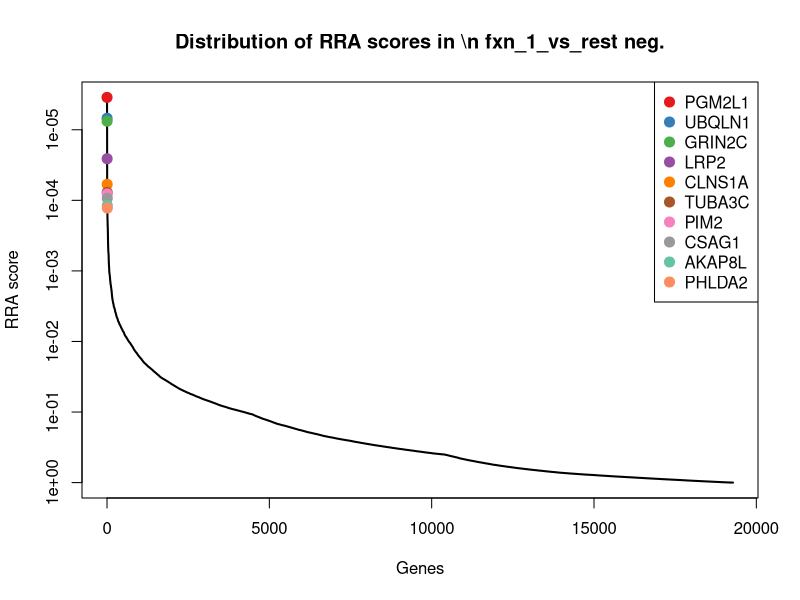
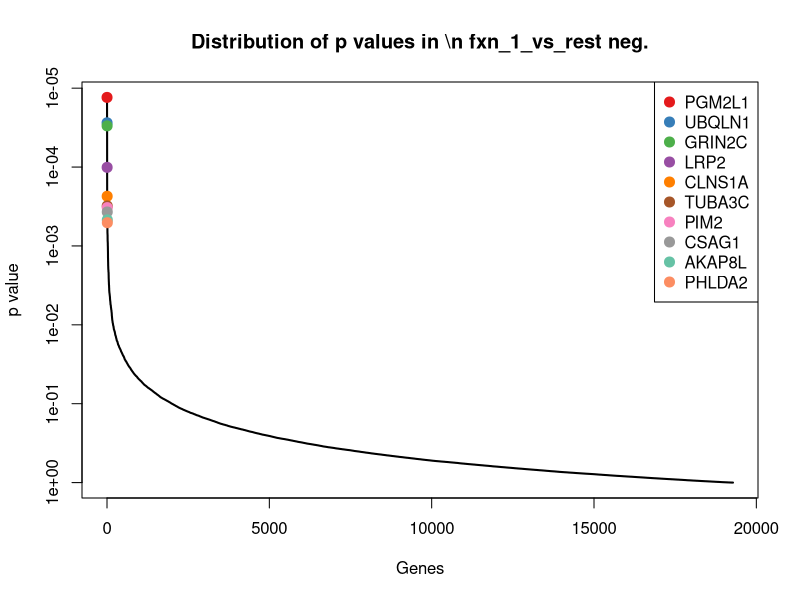
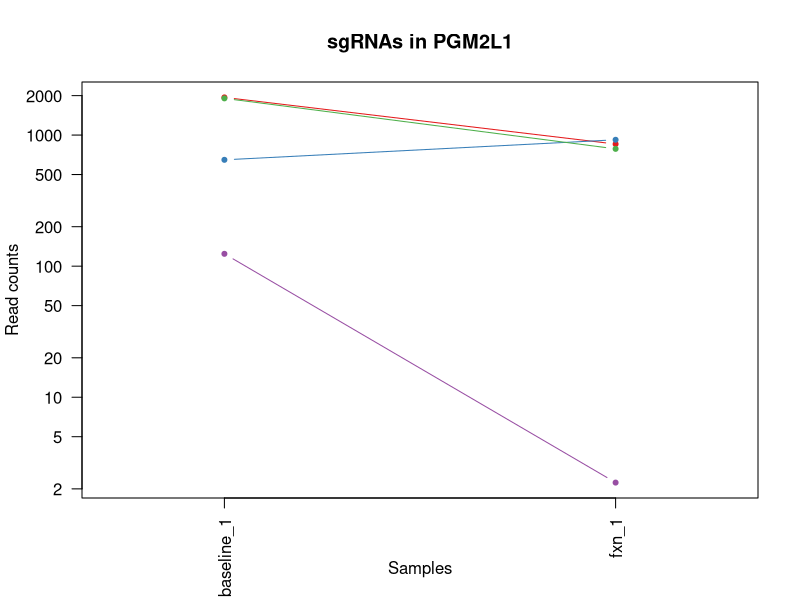
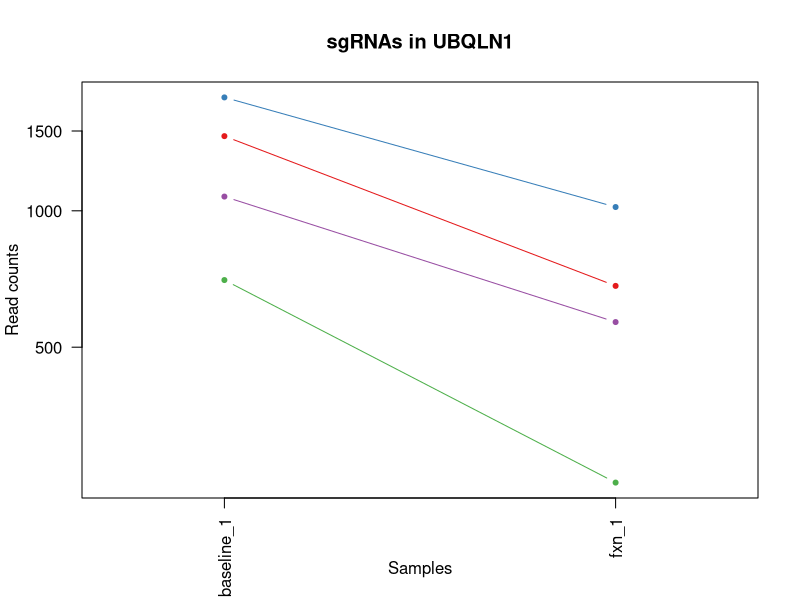
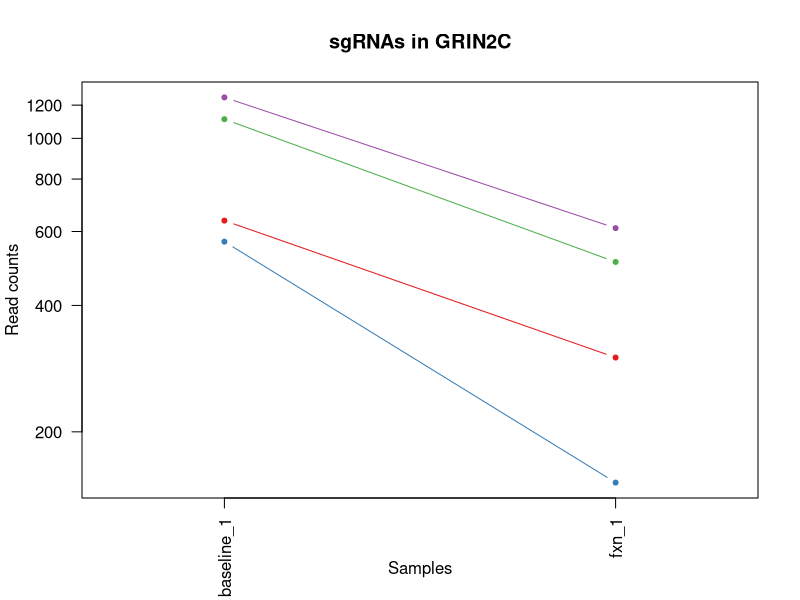
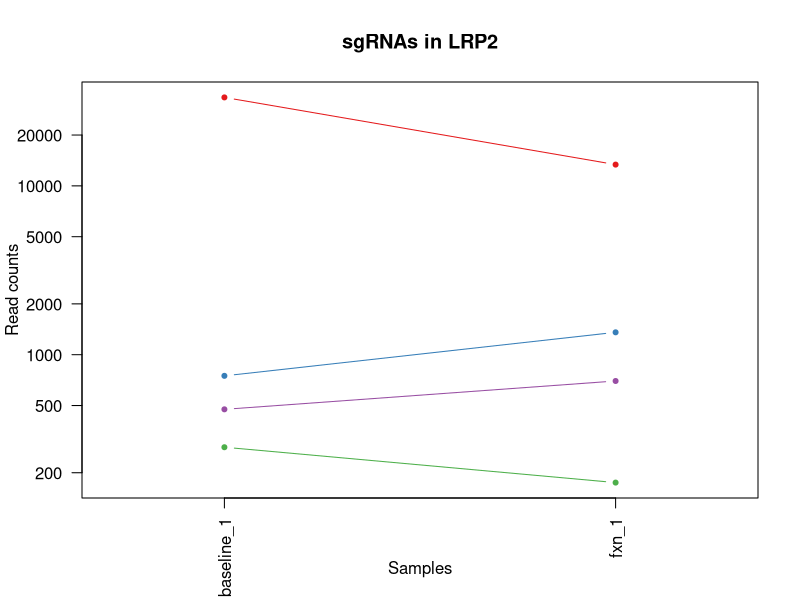
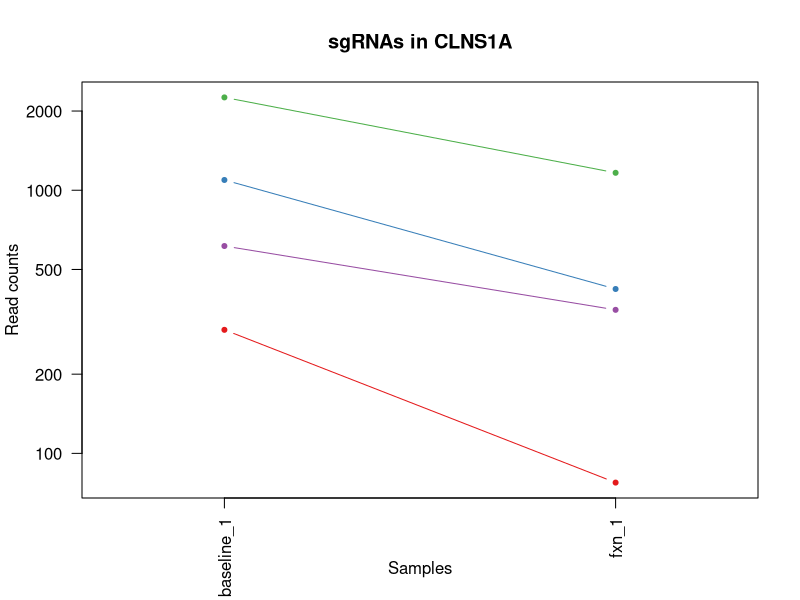
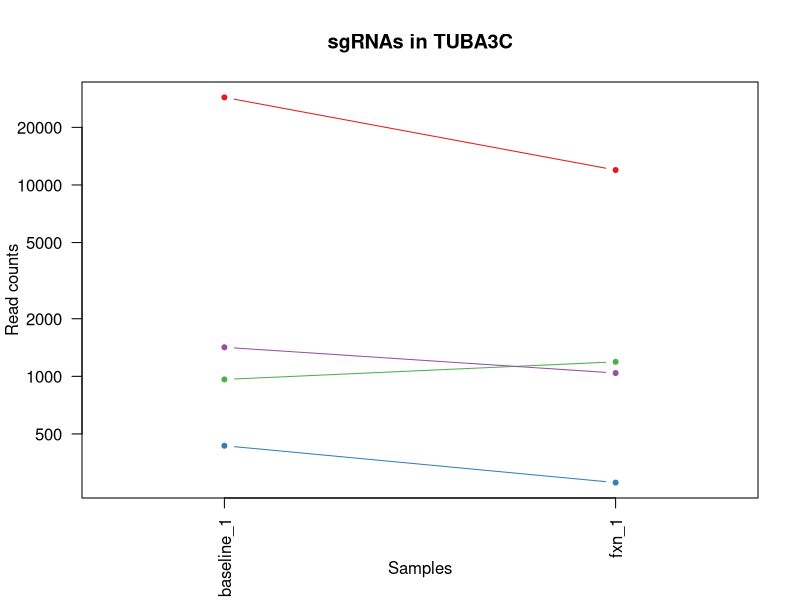

R code for these plots, in order: (Note: this script raises an error after producing the figures.)
pdf(file='defaultTest_defaultNormCount_screen1.pdf',width=4.5,height=4.5);
gstable=read.table('defaultTest_defaultNormCount_screen1.gene_summary.txt',header=T)
# 
#
# parameters
# Do not modify the variables beginning with "__"

# gstablename='__GENE_SUMMARY_FILE__'
startindex=3
# outputfile='__OUTPUT_FILE__'
targetgenelist=c("PGM2L1","UBQLN1","GRIN2C","LRP2","CLNS1A","TUBA3C","PIM2","CSAG1","AKAP8L","PHLDA2")
# samplelabel=sub('.\\w+.\\w+$','',colnames(gstable)[startindex]);
samplelabel='fxn_1_vs_rest neg.'


# You need to write some codes in front of this code:
# gstable=read.table(gstablename,header=T)
# pdf(file=outputfile,width=6,height=6)


# set up color using RColorBrewer
#library(RColorBrewer)
#colors <- brewer.pal(length(targetgenelist), "Set1")

colors=c( "#E41A1C", "#377EB8", "#4DAF4A", "#984EA3", "#FF7F00",  "#A65628", "#F781BF",
          "#999999", "#66C2A5", "#FC8D62", "#8DA0CB", "#E78AC3", "#A6D854", "#FFD92F", "#E5C494", "#B3B3B3", 
          "#8DD3C7", "#FFFFB3", "#BEBADA", "#FB8072", "#80B1D3", "#FDB462", "#B3DE69", "#FCCDE5",
          "#D9D9D9", "#BC80BD", "#CCEBC5", "#FFED6F")

######
# function definition

plotrankedvalues<-function(val, tglist, ...){
  
  plot(val,log='y',ylim=c(max(val),min(val)),type='l',lwd=2, ...)
  if(length(tglist)>0){
    for(i in 1:length(tglist)){
      targetgene=tglist[i];
      tx=which(names(val)==targetgene);ty=val[targetgene];
      points(tx,ty,col=colors[(i %% length(colors)) ],cex=2,pch=20)
      # text(tx+50,ty,targetgene,col=colors[i])
    }
    legend('topright',tglist,pch=20,pt.cex = 2,cex=1,col=colors)
  }
}



plotrandvalues<-function(val,targetgenelist, ...){
  # choose the one with the best distance distribution
  
  mindiffvalue=0;
  randval=val;
  for(i in 1:20){
    randval0=sample(val)
    vindex=sort(which(names(randval0) %in% targetgenelist))
    if(max(vindex)>0.9*length(val)){
      # print('pass...')
      next;
    }
    mindiffind=min(diff(vindex));
    if (mindiffind > mindiffvalue){
      mindiffvalue=mindiffind;
      randval=randval0;
      # print(paste('Diff: ',mindiffvalue))
    }
  }
  plot(randval,log='y',ylim=c(max(randval),min(randval)),pch=20,col='grey', ...)
  
  if(length(targetgenelist)>0){
    for(i in 1:length(targetgenelist)){
      targetgene=targetgenelist[i];
      tx=which(names(randval)==targetgene);ty=randval[targetgene];
      points(tx,ty,col=colors[(i %% length(colors)) ],cex=2,pch=20)
      text(tx+50,ty,targetgene,col=colors[i])
    }
  }
  
}




# set.seed(1235)



pvec=gstable[,startindex]
names(pvec)=gstable[,'id']
pvec=sort(pvec);

plotrankedvalues(pvec,targetgenelist,xlab='Genes',ylab='RRA score',main=paste('Distribution of RRA scores in \\n',samplelabel))

# plotrandvalues(pvec,targetgenelist,xlab='Genes',ylab='RRA score',main=paste('Distribution of RRA scores in \\n',samplelabel))


pvec=gstable[,startindex+1]
names(pvec)=gstable[,'id']
pvec=sort(pvec);

plotrankedvalues(pvec,targetgenelist,xlab='Genes',ylab='p value',main=paste('Distribution of p values in \\n',samplelabel))

# plotrandvalues(pvec,targetgenelist,xlab='Genes',ylab='p value',main=paste('Distribution of p values in \\n',samplelabel))



# you need to write after this code:
# dev.off()






# parameters
# Do not modify the variables beginning with "__"
targetmat=list(c(1937.3305213637004,853.1074162839185),c(646.478771802887,919.6793822945133),c(1904.690713666812,784.069821902561),c(123.18895163019181,1.2328141853813852))
targetgene="PGM2L1"
collabel=c("baseline_1","fxn_1")

# set up color using RColorBrewer
#library(RColorBrewer)
#colors <- brewer.pal(length(targetgenelist), "Set1")

colors=c( "#E41A1C", "#377EB8", "#4DAF4A", "#984EA3", "#FF7F00",  "#A65628", "#F781BF",
          "#999999", "#66C2A5", "#FC8D62", "#8DA0CB", "#E78AC3", "#A6D854", "#FFD92F", "#E5C494", "#B3B3B3", 
          "#8DD3C7", "#FFFFB3", "#BEBADA", "#FB8072", "#80B1D3", "#FDB462", "#B3DE69", "#FCCDE5",
          "#D9D9D9", "#BC80BD", "#CCEBC5", "#FFED6F")


## code

targetmatvec=unlist(targetmat)+1
yrange=range(targetmatvec[targetmatvec>0]);
# yrange[1]=1; # set the minimum value to 1
for(i in 1:length(targetmat)){
  vali=targetmat[[i]]+1;
  if(i==1){
    plot(1:length(vali),vali,type='b',las=1,pch=20,main=paste('sgRNAs in',targetgene),ylab='Read counts',xlab='Samples',xlim=c(0.7,length(vali)+0.3),ylim = yrange,col=colors[(i %% length(colors))],xaxt='n',log='y')
    axis(1,at=1:length(vali),labels=(collabel),las=2)
    # lines(0:100,rep(1,101),col='black');
  }else{
    lines(1:length(vali),vali,type='b',pch=20,col=colors[(i %% length(colors))])
  }
}




# parameters
# Do not modify the variables beginning with "__"
targetmat=list(c(1460.3681701801372,681.746244515906),c(1778.3430709691793,1018.3045171250242),c(702.2823139943414,250.2612796324212),c(1073.9549629298774,567.0945252754371))
targetgene="UBQLN1"
collabel=c("baseline_1","fxn_1")

# set up color using RColorBrewer
#library(RColorBrewer)
#colors <- brewer.pal(length(targetgenelist), "Set1")

colors=c( "#E41A1C", "#377EB8", "#4DAF4A", "#984EA3", "#FF7F00",  "#A65628", "#F781BF",
          "#999999", "#66C2A5", "#FC8D62", "#8DA0CB", "#E78AC3", "#A6D854", "#FFD92F", "#E5C494", "#B3B3B3", 
          "#8DD3C7", "#FFFFB3", "#BEBADA", "#FB8072", "#80B1D3", "#FDB462", "#B3DE69", "#FCCDE5",
          "#D9D9D9", "#BC80BD", "#CCEBC5", "#FFED6F")


## code

targetmatvec=unlist(targetmat)+1
yrange=range(targetmatvec[targetmatvec>0]);
# yrange[1]=1; # set the minimum value to 1
for(i in 1:length(targetmat)){
  vali=targetmat[[i]]+1;
  if(i==1){
    plot(1:length(vali),vali,type='b',las=1,pch=20,main=paste('sgRNAs in',targetgene),ylab='Read counts',xlab='Samples',xlim=c(0.7,length(vali)+0.3),ylim = yrange,col=colors[(i %% length(colors))],xaxt='n',log='y')
    axis(1,at=1:length(vali),labels=(collabel),las=2)
    # lines(0:100,rep(1,101),col='black');
  }else{
    lines(1:length(vali),vali,type='b',pch=20,col=colors[(i %% length(colors))])
  }
}




# parameters
# Do not modify the variables beginning with "__"
targetmat=list(c(635.9498015780842,299.5738470476766),c(566.4585980943863,150.403330616529),c(1109.7534616942066,506.6866301917493),c(1250.841662706563,610.2430217637857))
targetgene="GRIN2C"
collabel=c("baseline_1","fxn_1")

# set up color using RColorBrewer
#library(RColorBrewer)
#colors <- brewer.pal(length(targetgenelist), "Set1")

colors=c( "#E41A1C", "#377EB8", "#4DAF4A", "#984EA3", "#FF7F00",  "#A65628", "#F781BF",
          "#999999", "#66C2A5", "#FC8D62", "#8DA0CB", "#E78AC3", "#A6D854", "#FFD92F", "#E5C494", "#B3B3B3", 
          "#8DD3C7", "#FFFFB3", "#BEBADA", "#FB8072", "#80B1D3", "#FDB462", "#B3DE69", "#FCCDE5",
          "#D9D9D9", "#BC80BD", "#CCEBC5", "#FFED6F")


## code

targetmatvec=unlist(targetmat)+1
yrange=range(targetmatvec[targetmatvec>0]);
# yrange[1]=1; # set the minimum value to 1
for(i in 1:length(targetmat)){
  vali=targetmat[[i]]+1;
  if(i==1){
    plot(1:length(vali),vali,type='b',las=1,pch=20,main=paste('sgRNAs in',targetgene),ylab='Read counts',xlab='Samples',xlim=c(0.7,length(vali)+0.3),ylim = yrange,col=colors[(i %% length(colors))],xaxt='n',log='y')
    axis(1,at=1:length(vali),labels=(collabel),las=2)
    # lines(0:100,rep(1,101),col='black');
  }else{
    lines(1:length(vali),vali,type='b',pch=20,col=colors[(i %% length(colors))])
  }
}




# parameters
# Do not modify the variables beginning with "__"
targetmat=list(c(33408.42252329903,13362.472955348834),c(748.6097829834735,1356.0956039195237),c(282.1764020247129,173.82680013877533),c(473.80366011612233,697.772828925864))
targetgene="LRP2"
collabel=c("baseline_1","fxn_1")

# set up color using RColorBrewer
#library(RColorBrewer)
#colors <- brewer.pal(length(targetgenelist), "Set1")

colors=c( "#E41A1C", "#377EB8", "#4DAF4A", "#984EA3", "#FF7F00",  "#A65628", "#F781BF",
          "#999999", "#66C2A5", "#FC8D62", "#8DA0CB", "#E78AC3", "#A6D854", "#FFD92F", "#E5C494", "#B3B3B3", 
          "#8DD3C7", "#FFFFB3", "#BEBADA", "#FB8072", "#80B1D3", "#FDB462", "#B3DE69", "#FCCDE5",
          "#D9D9D9", "#BC80BD", "#CCEBC5", "#FFED6F")


## code

targetmatvec=unlist(targetmat)+1
yrange=range(targetmatvec[targetmatvec>0]);
# yrange[1]=1; # set the minimum value to 1
for(i in 1:length(targetmat)){
  vali=targetmat[[i]]+1;
  if(i==1){
    plot(1:length(vali),vali,type='b',las=1,pch=20,main=paste('sgRNAs in',targetgene),ylab='Read counts',xlab='Samples',xlim=c(0.7,length(vali)+0.3),ylim = yrange,col=colors[(i %% length(colors))],xaxt='n',log='y')
    axis(1,at=1:length(vali),labels=(collabel),las=2)
    # lines(0:100,rep(1,101),col='black');
  }else{
    lines(1:length(vali),vali,type='b',pch=20,col=colors[(i %% length(colors))])
  }
}




# parameters
# Do not modify the variables beginning with "__"
targetmat=list(c(293.75826927199586,76.43447949364588),c(1092.9071093345221,420.3896372150523),c(2252.146731085302,1163.7765910000276),c(612.7860670835182,350.1192286483134))
targetgene="CLNS1A"
collabel=c("baseline_1","fxn_1")

# set up color using RColorBrewer
#library(RColorBrewer)
#colors <- brewer.pal(length(targetgenelist), "Set1")

colors=c( "#E41A1C", "#377EB8", "#4DAF4A", "#984EA3", "#FF7F00",  "#A65628", "#F781BF",
          "#999999", "#66C2A5", "#FC8D62", "#8DA0CB", "#E78AC3", "#A6D854", "#FFD92F", "#E5C494", "#B3B3B3", 
          "#8DD3C7", "#FFFFB3", "#BEBADA", "#FB8072", "#80B1D3", "#FDB462", "#B3DE69", "#FCCDE5",
          "#D9D9D9", "#BC80BD", "#CCEBC5", "#FFED6F")


## code

targetmatvec=unlist(targetmat)+1
yrange=range(targetmatvec[targetmatvec>0]);
# yrange[1]=1; # set the minimum value to 1
for(i in 1:length(targetmat)){
  vali=targetmat[[i]]+1;
  if(i==1){
    plot(1:length(vali),vali,type='b',las=1,pch=20,main=paste('sgRNAs in',targetgene),ylab='Read counts',xlab='Samples',xlim=c(0.7,length(vali)+0.3),ylim = yrange,col=colors[(i %% length(colors))],xaxt='n',log='y')
    axis(1,at=1:length(vali),labels=(collabel),las=2)
    # lines(0:100,rep(1,101),col='black');
  }else{
    lines(1:length(vali),vali,type='b',pch=20,col=colors[(i %% length(colors))])
  }
}




# parameters
# Do not modify the variables beginning with "__"
targetmat=list(c(28677.756201295168,11966.927297497106),c(432.7406762393918,277.3831917108117),c(962.3478785469686,1189.6656888930368),c(1417.1993922584459,1039.2623582765077))
targetgene="TUBA3C"
collabel=c("baseline_1","fxn_1")

# set up color using RColorBrewer
#library(RColorBrewer)
#colors <- brewer.pal(length(targetgenelist), "Set1")

colors=c( "#E41A1C", "#377EB8", "#4DAF4A", "#984EA3", "#FF7F00",  "#A65628", "#F781BF",
          "#999999", "#66C2A5", "#FC8D62", "#8DA0CB", "#E78AC3", "#A6D854", "#FFD92F", "#E5C494", "#B3B3B3", 
          "#8DD3C7", "#FFFFB3", "#BEBADA", "#FB8072", "#80B1D3", "#FDB462", "#B3DE69", "#FCCDE5",
          "#D9D9D9", "#BC80BD", "#CCEBC5", "#FFED6F")


## code

targetmatvec=unlist(targetmat)+1
yrange=range(targetmatvec[targetmatvec>0]);
# yrange[1]=1; # set the minimum value to 1
for(i in 1:length(targetmat)){
  vali=targetmat[[i]]+1;
  if(i==1){
    plot(1:length(vali),vali,type='b',las=1,pch=20,main=paste('sgRNAs in',targetgene),ylab='Read counts',xlab='Samples',xlim=c(0.7,length(vali)+0.3),ylim = yrange,col=colors[(i %% length(colors))],xaxt='n',log='y')
    axis(1,at=1:length(vali),labels=(collabel),las=2)
    # lines(0:100,rep(1,101),col='black');
  }else{
    lines(1:length(vali),vali,type='b',pch=20,col=colors[(i %% length(colors))])
  }
}




# parameters
# Do not modify the variables beginning with "__"
targetmat=list(c(603.3099938811959,316.833245643016),c(1858.3632446776799,1216.787600971427),c(1508.8014332142297,792.6995212002306),c(527.5014082626163,279.84882008157444))
targetgene="PIM2"
collabel=c("baseline_1","fxn_1")

# set up color using RColorBrewer
#library(RColorBrewer)
#colors <- brewer.pal(length(targetgenelist), "Set1")

colors=c( "#E41A1C", "#377EB8", "#4DAF4A", "#984EA3", "#FF7F00",  "#A65628", "#F781BF",
          "#999999", "#66C2A5", "#FC8D62", "#8DA0CB", "#E78AC3", "#A6D854", "#FFD92F", "#E5C494", "#B3B3B3", 
          "#8DD3C7", "#FFFFB3", "#BEBADA", "#FB8072", "#80B1D3", "#FDB462", "#B3DE69", "#FCCDE5",
          "#D9D9D9", "#BC80BD", "#CCEBC5", "#FFED6F")


## code

targetmatvec=unlist(targetmat)+1
yrange=range(targetmatvec[targetmatvec>0]);
# yrange[1]=1; # set the minimum value to 1
for(i in 1:length(targetmat)){
  vali=targetmat[[i]]+1;
  if(i==1){
    plot(1:length(vali),vali,type='b',las=1,pch=20,main=paste('sgRNAs in',targetgene),ylab='Read counts',xlab='Samples',xlim=c(0.7,length(vali)+0.3),ylim = yrange,col=colors[(i %% length(colors))],xaxt='n',log='y')
    axis(1,at=1:length(vali),labels=(collabel),las=2)
    # lines(0:100,rep(1,101),col='black');
  }else{
    lines(1:length(vali),vali,type='b',pch=20,col=colors[(i %% length(colors))])
  }
}




# parameters
# Do not modify the variables beginning with "__"
targetmat=list(c(2172.126557376801,861.7371155815882),c(1002.357965401219,196.01745547564025),c(1049.738331412831,1443.6254110816021),c(677.0127854548149,715.0322275212034))
targetgene="CSAG1"
collabel=c("baseline_1","fxn_1")

# set up color using RColorBrewer
#library(RColorBrewer)
#colors <- brewer.pal(length(targetgenelist), "Set1")

colors=c( "#E41A1C", "#377EB8", "#4DAF4A", "#984EA3", "#FF7F00",  "#A65628", "#F781BF",
          "#999999", "#66C2A5", "#FC8D62", "#8DA0CB", "#E78AC3", "#A6D854", "#FFD92F", "#E5C494", "#B3B3B3", 
          "#8DD3C7", "#FFFFB3", "#BEBADA", "#FB8072", "#80B1D3", "#FDB462", "#B3DE69", "#FCCDE5",
          "#D9D9D9", "#BC80BD", "#CCEBC5", "#FFED6F")


## code

targetmatvec=unlist(targetmat)+1
yrange=range(targetmatvec[targetmatvec>0]);
# yrange[1]=1; # set the minimum value to 1
for(i in 1:length(targetmat)){
  vali=targetmat[[i]]+1;
  if(i==1){
    plot(1:length(vali),vali,type='b',las=1,pch=20,main=paste('sgRNAs in',targetgene),ylab='Read counts',xlab='Samples',xlim=c(0.7,length(vali)+0.3),ylim = yrange,col=colors[(i %% length(colors))],xaxt='n',log='y')
    axis(1,at=1:length(vali),labels=(collabel),las=2)
    # lines(0:100,rep(1,101),col='black');
  }else{
    lines(1:length(vali),vali,type='b',pch=20,col=colors[(i %% length(colors))])
  }
}




# parameters
# Do not modify the variables beginning with "__"
targetmat=list(c(1600.4034741700134,1956.4761122002583),c(3374.5349570492717,1385.683144368677),c(85.28465882090204,0.0),c(445.37544050915506,965.2935071536245))
targetgene="AKAP8L"
collabel=c("baseline_1","fxn_1")

# set up color using RColorBrewer
#library(RColorBrewer)
#colors <- brewer.pal(length(targetgenelist), "Set1")

colors=c( "#E41A1C", "#377EB8", "#4DAF4A", "#984EA3", "#FF7F00",  "#A65628", "#F781BF",
          "#999999", "#66C2A5", "#FC8D62", "#8DA0CB", "#E78AC3", "#A6D854", "#FFD92F", "#E5C494", "#B3B3B3", 
          "#8DD3C7", "#FFFFB3", "#BEBADA", "#FB8072", "#80B1D3", "#FDB462", "#B3DE69", "#FCCDE5",
          "#D9D9D9", "#BC80BD", "#CCEBC5", "#FFED6F")


## code

targetmatvec=unlist(targetmat)+1
yrange=range(targetmatvec[targetmatvec>0]);
# yrange[1]=1; # set the minimum value to 1
for(i in 1:length(targetmat)){
  vali=targetmat[[i]]+1;
  if(i==1){
    plot(1:length(vali),vali,type='b',las=1,pch=20,main=paste('sgRNAs in',targetgene),ylab='Read counts',xlab='Samples',xlim=c(0.7,length(vali)+0.3),ylim = yrange,col=colors[(i %% length(colors))],xaxt='n',log='y')
    axis(1,at=1:length(vali),labels=(collabel),las=2)
    # lines(0:100,rep(1,101),col='black');
  }else{
    lines(1:length(vali),vali,type='b',pch=20,col=colors[(i %% length(colors))])
  }
}




# parameters
# Do not modify the variables beginning with "__"
targetmat=list(c(14149.883085112375,4999.061521721517),c(1673.0533687211523,2236.324932281833),c(1605.6679592824148,960.362250412099),c(1779.3959679916595,1438.6941543400765))
targetgene="PHLDA2"
collabel=c("baseline_1","fxn_1")

# set up color using RColorBrewer
#library(RColorBrewer)
#colors <- brewer.pal(length(targetgenelist), "Set1")

colors=c( "#E41A1C", "#377EB8", "#4DAF4A", "#984EA3", "#FF7F00",  "#A65628", "#F781BF",
          "#999999", "#66C2A5", "#FC8D62", "#8DA0CB", "#E78AC3", "#A6D854", "#FFD92F", "#E5C494", "#B3B3B3", 
          "#8DD3C7", "#FFFFB3", "#BEBADA", "#FB8072", "#80B1D3", "#FDB462", "#B3DE69", "#FCCDE5",
          "#D9D9D9", "#BC80BD", "#CCEBC5", "#FFED6F")


## code

targetmatvec=unlist(targetmat)+1
yrange=range(targetmatvec[targetmatvec>0]);
# yrange[1]=1; # set the minimum value to 1
for(i in 1:length(targetmat)){
  vali=targetmat[[i]]+1;
  if(i==1){
    plot(1:length(vali),vali,type='b',las=1,pch=20,main=paste('sgRNAs in',targetgene),ylab='Read counts',xlab='Samples',xlim=c(0.7,length(vali)+0.3),ylim = yrange,col=colors[(i %% length(colors))],xaxt='n',log='y')
    axis(1,at=1:length(vali),labels=(collabel),las=2)
    # lines(0:100,rep(1,101),col='black');
  }else{
    lines(1:length(vali),vali,type='b',pch=20,col=colors[(i %% length(colors))])
  }
}



# 
#
# parameters
# Do not modify the variables beginning with "__"

# gstablename='__GENE_SUMMARY_FILE__'
startindex=9
# outputfile='__OUTPUT_FILE__'
targetgenelist=c("TRA2B","CSNK2A1","DDX6","RPL27A","SUPV3L1","C9orf62","ERGIC2","NPIPB6","ATPAF2","CSNK1A1")
# samplelabel=sub('.\\w+.\\w+$','',colnames(gstable)[startindex]);
samplelabel='fxn_1_vs_rest pos.'


# You need to write some codes in front of this code:
# gstable=read.table(gstablename,header=T)
# pdf(file=outputfile,width=6,height=6)


# set up color using RColorBrewer
#library(RColorBrewer)
#colors <- brewer.pal(length(targetgenelist), "Set1")

colors=c( "#E41A1C", "#377EB8", "#4DAF4A", "#984EA3", "#FF7F00",  "#A65628", "#F781BF",
          "#999999", "#66C2A5", "#FC8D62", "#8DA0CB", "#E78AC3", "#A6D854", "#FFD92F", "#E5C494", "#B3B3B3", 
          "#8DD3C7", "#FFFFB3", "#BEBADA", "#FB8072", "#80B1D3", "#FDB462", "#B3DE69", "#FCCDE5",
          "#D9D9D9", "#BC80BD", "#CCEBC5", "#FFED6F")

######
# function definition

plotrankedvalues<-function(val, tglist, ...){
  
  plot(val,log='y',ylim=c(max(val),min(val)),type='l',lwd=2, ...)
  if(length(tglist)>0){
    for(i in 1:length(tglist)){
      targetgene=tglist[i];
      tx=which(names(val)==targetgene);ty=val[targetgene];
      points(tx,ty,col=colors[(i %% length(colors)) ],cex=2,pch=20)
      # text(tx+50,ty,targetgene,col=colors[i])
    }
    legend('topright',tglist,pch=20,pt.cex = 2,cex=1,col=colors)
  }
}



plotrandvalues<-function(val,targetgenelist, ...){
  # choose the one with the best distance distribution
  
  mindiffvalue=0;
  randval=val;
  for(i in 1:20){
    randval0=sample(val)
    vindex=sort(which(names(randval0) %in% targetgenelist))
    if(max(vindex)>0.9*length(val)){
      # print('pass...')
      next;
    }
    mindiffind=min(diff(vindex));
    if (mindiffind > mindiffvalue){
      mindiffvalue=mindiffind;
      randval=randval0;
      # print(paste('Diff: ',mindiffvalue))
    }
  }
  plot(randval,log='y',ylim=c(max(randval),min(randval)),pch=20,col='grey', ...)
  
  if(length(targetgenelist)>0){
    for(i in 1:length(targetgenelist)){
      targetgene=targetgenelist[i];
      tx=which(names(randval)==targetgene);ty=randval[targetgene];
      points(tx,ty,col=colors[(i %% length(colors)) ],cex=2,pch=20)
      text(tx+50,ty,targetgene,col=colors[i])
    }
  }
  
}




# set.seed(1235)



pvec=gstable[,startindex]
names(pvec)=gstable[,'id']
pvec=sort(pvec);

plotrankedvalues(pvec,targetgenelist,xlab='Genes',ylab='RRA score',main=paste('Distribution of RRA scores in \\n',samplelabel))

# plotrandvalues(pvec,targetgenelist,xlab='Genes',ylab='RRA score',main=paste('Distribution of RRA scores in \\n',samplelabel))


pvec=gstable[,startindex+1]
names(pvec)=gstable[,'id']
pvec=sort(pvec);

plotrankedvalues(pvec,targetgenelist,xlab='Genes',ylab='p value',main=paste('Distribution of p values in \\n',samplelabel))

# plotrandvalues(pvec,targetgenelist,xlab='Genes',ylab='p value',main=paste('Distribution of p values in \\n',samplelabel))



# you need to write after this code:
# dev.off()






# parameters
# Do not modify the variables beginning with "__"
targetmat=list(c(1946.8065945660228,6728.6998238116),c(2709.1040388417396,8473.13189612626),c(2706.998244796779,6028.461366514974),c(2029.9854593419643,7181.1426298465685))
targetgene="TRA2B"
collabel=c("baseline_1","fxn_1")

# set up color using RColorBrewer
#library(RColorBrewer)
#colors <- brewer.pal(length(targetgenelist), "Set1")

colors=c( "#E41A1C", "#377EB8", "#4DAF4A", "#984EA3", "#FF7F00",  "#A65628", "#F781BF",
          "#999999", "#66C2A5", "#FC8D62", "#8DA0CB", "#E78AC3", "#A6D854", "#FFD92F", "#E5C494", "#B3B3B3", 
          "#8DD3C7", "#FFFFB3", "#BEBADA", "#FB8072", "#80B1D3", "#FDB462", "#B3DE69", "#FCCDE5",
          "#D9D9D9", "#BC80BD", "#CCEBC5", "#FFED6F")


## code

targetmatvec=unlist(targetmat)+1
yrange=range(targetmatvec[targetmatvec>0]);
# yrange[1]=1; # set the minimum value to 1
for(i in 1:length(targetmat)){
  vali=targetmat[[i]]+1;
  if(i==1){
    plot(1:length(vali),vali,type='b',las=1,pch=20,main=paste('sgRNAs in',targetgene),ylab='Read counts',xlab='Samples',xlim=c(0.7,length(vali)+0.3),ylim = yrange,col=colors[(i %% length(colors))],xaxt='n',log='y')
    axis(1,at=1:length(vali),labels=(collabel),las=2)
    # lines(0:100,rep(1,101),col='black');
  }else{
    lines(1:length(vali),vali,type='b',pch=20,col=colors[(i %% length(colors))])
  }
}




# parameters
# Do not modify the variables beginning with "__"
targetmat=list(c(10218.36560317104,24070.696969571545),c(923.3906887151985,2336.182881297725),c(615.9447581509592,1566.9068296197406),c(845.4763090516584,2214.134276944968))
targetgene="CSNK2A1"
collabel=c("baseline_1","fxn_1")

# set up color using RColorBrewer
#library(RColorBrewer)
#colors <- brewer.pal(length(targetgenelist), "Set1")

colors=c( "#E41A1C", "#377EB8", "#4DAF4A", "#984EA3", "#FF7F00",  "#A65628", "#F781BF",
          "#999999", "#66C2A5", "#FC8D62", "#8DA0CB", "#E78AC3", "#A6D854", "#FFD92F", "#E5C494", "#B3B3B3", 
          "#8DD3C7", "#FFFFB3", "#BEBADA", "#FB8072", "#80B1D3", "#FDB462", "#B3DE69", "#FCCDE5",
          "#D9D9D9", "#BC80BD", "#CCEBC5", "#FFED6F")


## code

targetmatvec=unlist(targetmat)+1
yrange=range(targetmatvec[targetmatvec>0]);
# yrange[1]=1; # set the minimum value to 1
for(i in 1:length(targetmat)){
  vali=targetmat[[i]]+1;
  if(i==1){
    plot(1:length(vali),vali,type='b',las=1,pch=20,main=paste('sgRNAs in',targetgene),ylab='Read counts',xlab='Samples',xlim=c(0.7,length(vali)+0.3),ylim = yrange,col=colors[(i %% length(colors))],xaxt='n',log='y')
    axis(1,at=1:length(vali),labels=(collabel),las=2)
    # lines(0:100,rep(1,101),col='black');
  }else{
    lines(1:length(vali),vali,type='b',pch=20,col=colors[(i %% length(colors))])
  }
}




# parameters
# Do not modify the variables beginning with "__"
targetmat=list(c(1986.8166814202732,2406.453289864464),c(260.06556455262717,1029.3998447934566),c(92.65493797826393,578.1898529438696),c(170.56931764180408,539.9726131970467))
targetgene="DDX6"
collabel=c("baseline_1","fxn_1")

# set up color using RColorBrewer
#library(RColorBrewer)
#colors <- brewer.pal(length(targetgenelist), "Set1")

colors=c( "#E41A1C", "#377EB8", "#4DAF4A", "#984EA3", "#FF7F00",  "#A65628", "#F781BF",
          "#999999", "#66C2A5", "#FC8D62", "#8DA0CB", "#E78AC3", "#A6D854", "#FFD92F", "#E5C494", "#B3B3B3", 
          "#8DD3C7", "#FFFFB3", "#BEBADA", "#FB8072", "#80B1D3", "#FDB462", "#B3DE69", "#FCCDE5",
          "#D9D9D9", "#BC80BD", "#CCEBC5", "#FFED6F")


## code

targetmatvec=unlist(targetmat)+1
yrange=range(targetmatvec[targetmatvec>0]);
# yrange[1]=1; # set the minimum value to 1
for(i in 1:length(targetmat)){
  vali=targetmat[[i]]+1;
  if(i==1){
    plot(1:length(vali),vali,type='b',las=1,pch=20,main=paste('sgRNAs in',targetgene),ylab='Read counts',xlab='Samples',xlim=c(0.7,length(vali)+0.3),ylim = yrange,col=colors[(i %% length(colors))],xaxt='n',log='y')
    axis(1,at=1:length(vali),labels=(collabel),las=2)
    # lines(0:100,rep(1,101),col='black');
  }else{
    lines(1:length(vali),vali,type='b',pch=20,col=colors[(i %% length(colors))])
  }
}




# parameters
# Do not modify the variables beginning with "__"
targetmat=list(c(145.29978910227751,334.0926442383554),c(46.327468989131965,139.30800294809652),c(385.36031022777956,945.5684801875225),c(6.3173821348816315,258.89097893009085))
targetgene="RPL27A"
collabel=c("baseline_1","fxn_1")

# set up color using RColorBrewer
#library(RColorBrewer)
#colors <- brewer.pal(length(targetgenelist), "Set1")

colors=c( "#E41A1C", "#377EB8", "#4DAF4A", "#984EA3", "#FF7F00",  "#A65628", "#F781BF",
          "#999999", "#66C2A5", "#FC8D62", "#8DA0CB", "#E78AC3", "#A6D854", "#FFD92F", "#E5C494", "#B3B3B3", 
          "#8DD3C7", "#FFFFB3", "#BEBADA", "#FB8072", "#80B1D3", "#FDB462", "#B3DE69", "#FCCDE5",
          "#D9D9D9", "#BC80BD", "#CCEBC5", "#FFED6F")


## code

targetmatvec=unlist(targetmat)+1
yrange=range(targetmatvec[targetmatvec>0]);
# yrange[1]=1; # set the minimum value to 1
for(i in 1:length(targetmat)){
  vali=targetmat[[i]]+1;
  if(i==1){
    plot(1:length(vali),vali,type='b',las=1,pch=20,main=paste('sgRNAs in',targetgene),ylab='Read counts',xlab='Samples',xlim=c(0.7,length(vali)+0.3),ylim = yrange,col=colors[(i %% length(colors))],xaxt='n',log='y')
    axis(1,at=1:length(vali),labels=(collabel),las=2)
    # lines(0:100,rep(1,101),col='black');
  }else{
    lines(1:length(vali),vali,type='b',pch=20,col=colors[(i %% length(colors))])
  }
}




# parameters
# Do not modify the variables beginning with "__"
targetmat=list(c(1017.0985237159427,817.3558049078584),c(217.9496836534163,445.04592092268007),c(778.090899612921,3687.3472284757227),c(21.05794044960544,171.36117176801253))
targetgene="SUPV3L1"
collabel=c("baseline_1","fxn_1")

# set up color using RColorBrewer
#library(RColorBrewer)
#colors <- brewer.pal(length(targetgenelist), "Set1")

colors=c( "#E41A1C", "#377EB8", "#4DAF4A", "#984EA3", "#FF7F00",  "#A65628", "#F781BF",
          "#999999", "#66C2A5", "#FC8D62", "#8DA0CB", "#E78AC3", "#A6D854", "#FFD92F", "#E5C494", "#B3B3B3", 
          "#8DD3C7", "#FFFFB3", "#BEBADA", "#FB8072", "#80B1D3", "#FDB462", "#B3DE69", "#FCCDE5",
          "#D9D9D9", "#BC80BD", "#CCEBC5", "#FFED6F")


## code

targetmatvec=unlist(targetmat)+1
yrange=range(targetmatvec[targetmatvec>0]);
# yrange[1]=1; # set the minimum value to 1
for(i in 1:length(targetmat)){
  vali=targetmat[[i]]+1;
  if(i==1){
    plot(1:length(vali),vali,type='b',las=1,pch=20,main=paste('sgRNAs in',targetgene),ylab='Read counts',xlab='Samples',xlim=c(0.7,length(vali)+0.3),ylim = yrange,col=colors[(i %% length(colors))],xaxt='n',log='y')
    axis(1,at=1:length(vali),labels=(collabel),las=2)
    # lines(0:100,rep(1,101),col='black');
  }else{
    lines(1:length(vali),vali,type='b',pch=20,col=colors[(i %% length(colors))])
  }
}




# parameters
# Do not modify the variables beginning with "__"
targetmat=list(c(1209.7786788298326,1145.2843782193067),c(1738.332984114929,6033.392623256498),c(713.8641812416244,2731.9162348051495),c(704.388108039302,869.1340006938765))
targetgene="C9orf62"
collabel=c("baseline_1","fxn_1")

# set up color using RColorBrewer
#library(RColorBrewer)
#colors <- brewer.pal(length(targetgenelist), "Set1")

colors=c( "#E41A1C", "#377EB8", "#4DAF4A", "#984EA3", "#FF7F00",  "#A65628", "#F781BF",
          "#999999", "#66C2A5", "#FC8D62", "#8DA0CB", "#E78AC3", "#A6D854", "#FFD92F", "#E5C494", "#B3B3B3", 
          "#8DD3C7", "#FFFFB3", "#BEBADA", "#FB8072", "#80B1D3", "#FDB462", "#B3DE69", "#FCCDE5",
          "#D9D9D9", "#BC80BD", "#CCEBC5", "#FFED6F")


## code

targetmatvec=unlist(targetmat)+1
yrange=range(targetmatvec[targetmatvec>0]);
# yrange[1]=1; # set the minimum value to 1
for(i in 1:length(targetmat)){
  vali=targetmat[[i]]+1;
  if(i==1){
    plot(1:length(vali),vali,type='b',las=1,pch=20,main=paste('sgRNAs in',targetgene),ylab='Read counts',xlab='Samples',xlim=c(0.7,length(vali)+0.3),ylim = yrange,col=colors[(i %% length(colors))],xaxt='n',log='y')
    axis(1,at=1:length(vali),labels=(collabel),las=2)
    # lines(0:100,rep(1,101),col='black');
  }else{
    lines(1:length(vali),vali,type='b',pch=20,col=colors[(i %% length(colors))])
  }
}




# parameters
# Do not modify the variables beginning with "__"
targetmat=list(c(2068.942649173734,3338.460814012791),c(467.48627798124073,920.9121964798946),c(692.806240792019,1475.678579901518),c(82.12596775346121,183.6893136218264))
targetgene="ERGIC2"
collabel=c("baseline_1","fxn_1")

# set up color using RColorBrewer
#library(RColorBrewer)
#colors <- brewer.pal(length(targetgenelist), "Set1")

colors=c( "#E41A1C", "#377EB8", "#4DAF4A", "#984EA3", "#FF7F00",  "#A65628", "#F781BF",
          "#999999", "#66C2A5", "#FC8D62", "#8DA0CB", "#E78AC3", "#A6D854", "#FFD92F", "#E5C494", "#B3B3B3", 
          "#8DD3C7", "#FFFFB3", "#BEBADA", "#FB8072", "#80B1D3", "#FDB462", "#B3DE69", "#FCCDE5",
          "#D9D9D9", "#BC80BD", "#CCEBC5", "#FFED6F")


## code

targetmatvec=unlist(targetmat)+1
yrange=range(targetmatvec[targetmatvec>0]);
# yrange[1]=1; # set the minimum value to 1
for(i in 1:length(targetmat)){
  vali=targetmat[[i]]+1;
  if(i==1){
    plot(1:length(vali),vali,type='b',las=1,pch=20,main=paste('sgRNAs in',targetgene),ylab='Read counts',xlab='Samples',xlim=c(0.7,length(vali)+0.3),ylim = yrange,col=colors[(i %% length(colors))],xaxt='n',log='y')
    axis(1,at=1:length(vali),labels=(collabel),las=2)
    # lines(0:100,rep(1,101),col='black');
  }else{
    lines(1:length(vali),vali,type='b',pch=20,col=colors[(i %% length(colors))])
  }
}




# parameters
# Do not modify the variables beginning with "__"
targetmat=list(c(546.4535546672611,585.586738056158),c(927.6022768051196,424.0880797711965),c(7.370279157361904,69.03759438135756),c(69.49120348369794,430.25215069810343))
targetgene="NPIPB6"
collabel=c("baseline_1","fxn_1")

# set up color using RColorBrewer
#library(RColorBrewer)
#colors <- brewer.pal(length(targetgenelist), "Set1")

colors=c( "#E41A1C", "#377EB8", "#4DAF4A", "#984EA3", "#FF7F00",  "#A65628", "#F781BF",
          "#999999", "#66C2A5", "#FC8D62", "#8DA0CB", "#E78AC3", "#A6D854", "#FFD92F", "#E5C494", "#B3B3B3", 
          "#8DD3C7", "#FFFFB3", "#BEBADA", "#FB8072", "#80B1D3", "#FDB462", "#B3DE69", "#FCCDE5",
          "#D9D9D9", "#BC80BD", "#CCEBC5", "#FFED6F")


## code

targetmatvec=unlist(targetmat)+1
yrange=range(targetmatvec[targetmatvec>0]);
# yrange[1]=1; # set the minimum value to 1
for(i in 1:length(targetmat)){
  vali=targetmat[[i]]+1;
  if(i==1){
    plot(1:length(vali),vali,type='b',las=1,pch=20,main=paste('sgRNAs in',targetgene),ylab='Read counts',xlab='Samples',xlim=c(0.7,length(vali)+0.3),ylim = yrange,col=colors[(i %% length(colors))],xaxt='n',log='y')
    axis(1,at=1:length(vali),labels=(collabel),las=2)
    # lines(0:100,rep(1,101),col='black');
  }else{
    lines(1:length(vali),vali,type='b',pch=20,col=colors[(i %% length(colors))])
  }
}




# parameters
# Do not modify the variables beginning with "__"
targetmat=list(c(430.6348821944312,1061.4530136133726),c(314.8162097216013,618.8727210614553),c(489.59711545332647,880.2293283623089),c(213.73809556349522,609.0102075784042))
targetgene="ATPAF2"
collabel=c("baseline_1","fxn_1")

# set up color using RColorBrewer
#library(RColorBrewer)
#colors <- brewer.pal(length(targetgenelist), "Set1")

colors=c( "#E41A1C", "#377EB8", "#4DAF4A", "#984EA3", "#FF7F00",  "#A65628", "#F781BF",
          "#999999", "#66C2A5", "#FC8D62", "#8DA0CB", "#E78AC3", "#A6D854", "#FFD92F", "#E5C494", "#B3B3B3", 
          "#8DD3C7", "#FFFFB3", "#BEBADA", "#FB8072", "#80B1D3", "#FDB462", "#B3DE69", "#FCCDE5",
          "#D9D9D9", "#BC80BD", "#CCEBC5", "#FFED6F")


## code

targetmatvec=unlist(targetmat)+1
yrange=range(targetmatvec[targetmatvec>0]);
# yrange[1]=1; # set the minimum value to 1
for(i in 1:length(targetmat)){
  vali=targetmat[[i]]+1;
  if(i==1){
    plot(1:length(vali),vali,type='b',las=1,pch=20,main=paste('sgRNAs in',targetgene),ylab='Read counts',xlab='Samples',xlim=c(0.7,length(vali)+0.3),ylim = yrange,col=colors[(i %% length(colors))],xaxt='n',log='y')
    axis(1,at=1:length(vali),labels=(collabel),las=2)
    # lines(0:100,rep(1,101),col='black');
  }else{
    lines(1:length(vali),vali,type='b',pch=20,col=colors[(i %% length(colors))])
  }
}




# parameters
# Do not modify the variables beginning with "__"
targetmat=list(c(496.96739461068836,1157.6125200731205),c(220.05547769837685,304.5051037892021),c(169.51642061932378,470.9350188156891),c(77.91437966354013,337.7910867944995))
targetgene="CSNK1A1"
collabel=c("baseline_1","fxn_1")

# set up color using RColorBrewer
#library(RColorBrewer)
#colors <- brewer.pal(length(targetgenelist), "Set1")

colors=c( "#E41A1C", "#377EB8", "#4DAF4A", "#984EA3", "#FF7F00",  "#A65628", "#F781BF",
          "#999999", "#66C2A5", "#FC8D62", "#8DA0CB", "#E78AC3", "#A6D854", "#FFD92F", "#E5C494", "#B3B3B3", 
          "#8DD3C7", "#FFFFB3", "#BEBADA", "#FB8072", "#80B1D3", "#FDB462", "#B3DE69", "#FCCDE5",
          "#D9D9D9", "#BC80BD", "#CCEBC5", "#FFED6F")


## code

targetmatvec=unlist(targetmat)+1
yrange=range(targetmatvec[targetmatvec>0]);
# yrange[1]=1; # set the minimum value to 1
for(i in 1:length(targetmat)){
  vali=targetmat[[i]]+1;
  if(i==1){
    plot(1:length(vali),vali,type='b',las=1,pch=20,main=paste('sgRNAs in',targetgene),ylab='Read counts',xlab='Samples',xlim=c(0.7,length(vali)+0.3),ylim = yrange,col=colors[(i %% length(colors))],xaxt='n',log='y')
    axis(1,at=1:length(vali),labels=(collabel),las=2)
    # lines(0:100,rep(1,101),col='black');
  }else{
    lines(1:length(vali),vali,type='b',pch=20,col=colors[(i %% length(colors))])
  }
}



dev.off()
Sweave("defaultTest_defaultNormCount_screen1_summary.Rnw");
library(tools);

texi2dvi("defaultTest_defaultNormCount_screen1_summary.tex",pdf=TRUE);
